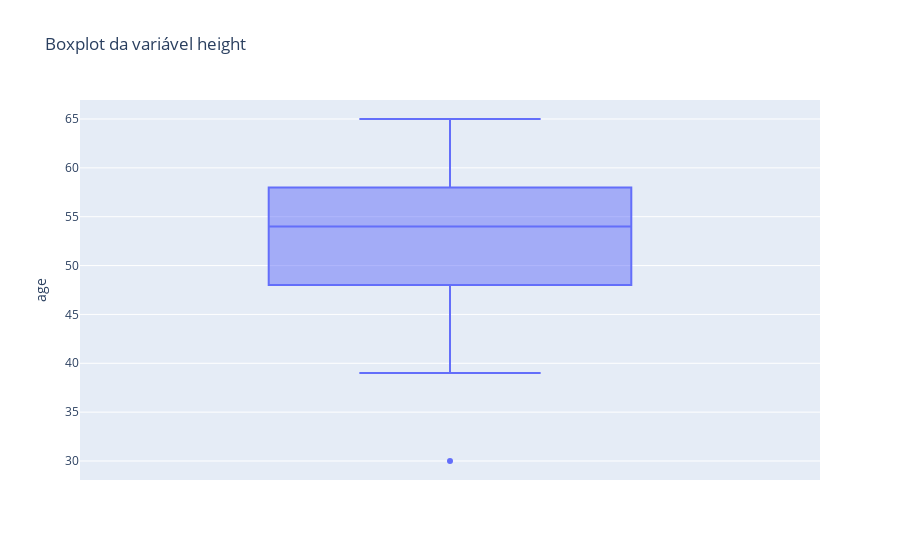

The cell this chart's notebook holds for it:
### Markdown cell above
### Variável 'Age'  
Ao análisar a variável por meio do boxplot, verificamos conter a presença de apenas um outlier, a idade 30, e os valores do limite inferior do boxplot iniciam em 39. De todo modo, pode-se observar que os valores de média e mediana dessa variável são próximos. Optou-se por manter a idade de 30.

### Code cell
sns.set_style('darkgrid')

fig = px.box(base, y='age', title='Boxplot da variável height')
fig.show()

### Figure 1 — Plotly figure (JSON) as saved in the notebook; plotly's stock layout.template omitted (floating-point values rounded to 4 significant figures; data arrays with more than 128 entries replaced by an {"elided": "..."} marker saying what was removed)
{"data": [{"alignmentgroup": "True", "hovertemplate": "age=%{y}<extra></extra>", "legendgroup": "", "marker": {"color": "#636efa"}, "name": "", "notched": false, "offsetgroup": "", "orientation": "v", "showlegend": false, "type": "box", "x0": " ", "xaxis": "x", "y": {"elided": "10000 int values"}, "y0": " ", "yaxis": "y"}], "layout": {"boxmode": "group", "legend": {"tracegroupgap": 0}, "title": {"text": "Boxplot da variável height"}, "xaxis": {"anchor": "y", "domain": [0, 1]}, "yaxis": {"anchor": "x", "domain": [0, 1], "title": {"text": "age"}}}}
